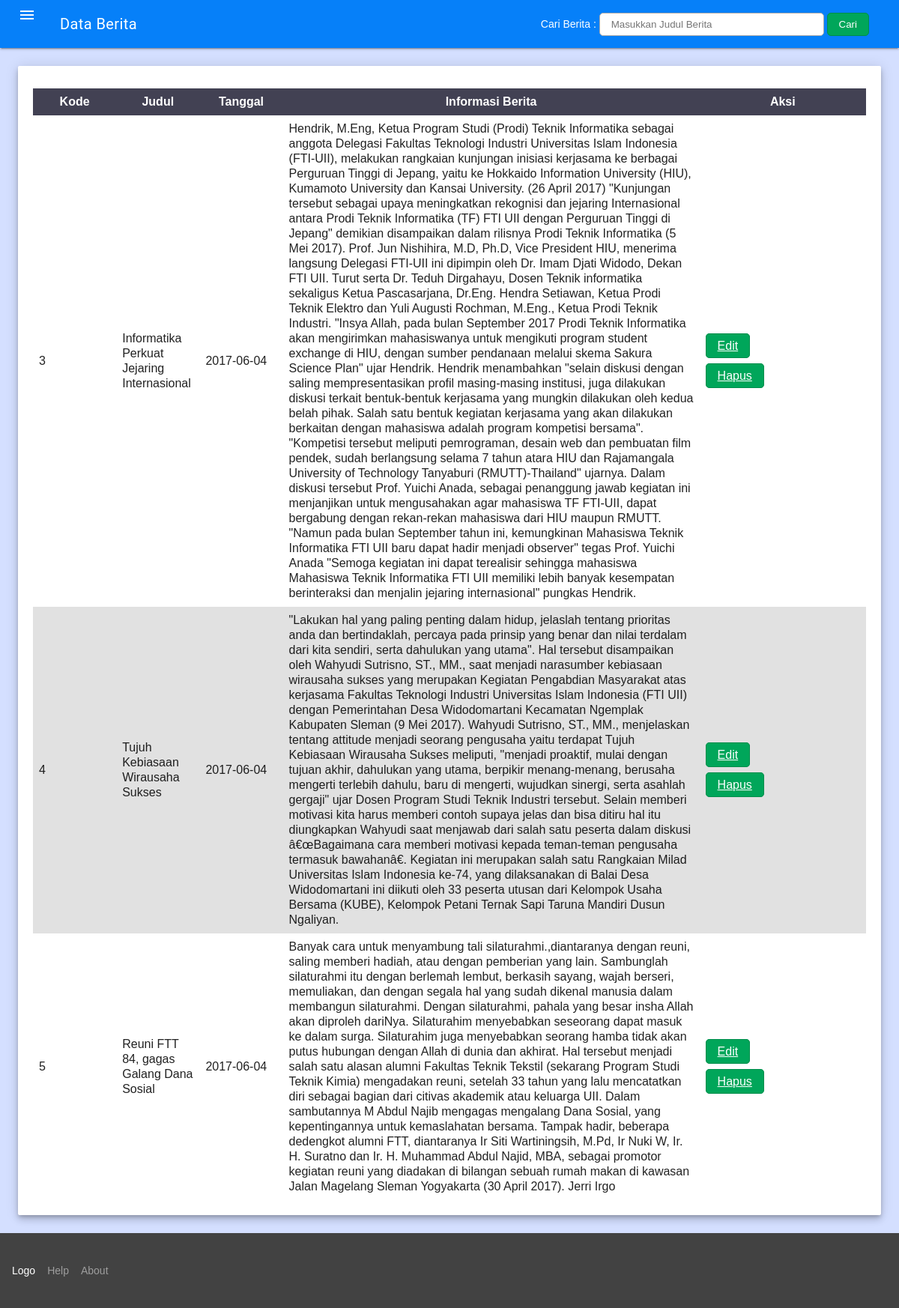
/tampil_berita.php (signed in), run on the app's committed database.
### tables this page shows
CREATE TABLE `berita` (
  `id` int(255) NOT NULL,
  `img` varchar(255) NOT NULL,
  `judul` varchar(255) NOT NULL,
  `tanggal` date NOT NULL,
  `informasi` longtext NOT NULL,
  `id_admin` int(15) NOT NULL
);

### tampil_berita.php (the view, shortened to what this page needs)
<?php
  $query=mysql_query("SELECT * FROM berita");
?>
<!DOCTYPE html PUBLIC "-//W3C//DTD XHTML 1.0 Transitional//EN" "http://www.w3.org/TR/xhtml1/DTD/xhtml1-transitional.dtd">
<html xmlns="http://www.w3.org/1999/xhtml">
<head>
<link rel="stylesheet" href="https://code.getmdl.io/1.2.1/material.indigo-pink.min.css">
<link rel="stylesheet" type="text/css" href="material.min.css"/>
<link rel="stylesheet" type="text/css" href="css/style.css">
  <link rel="stylesheet" type="text/css" href="css/slide.css">
</head>
<body bgcolor="#D4DFFF">
	<div class="mdl-layout mdl-js-layout mdl-layout--fixed-header">
    	<header class="mdl-layout__header" style="background-color:#0680F9">
        	<div class="mdl-layout__header-row">
            	<span class="mdl-layout-title">Data Berita</span>
                <form action="cari_berita.php" method="post">
                    <label>Cari Berita : </label>
                    <input style="width: 300px" type="text" name="judul" placeholder="Masukkan Judul Berita">
                    <input id="btn-submit" type="submit" name="submit" value="Cari">
                </form>
            </div>
        </header>
        	<main class="mdl-layout__content" style="height:wrap;">
            	<div class="page-content" style="min-height: 75vh">
                	<div class="mdl-grid">
                    	<div class="mdl-cell mdl-cell--12-col"><div class="demo-updates mdl-card mdl-shadow--6dp mdl-cell mdl-cell--4-col mdl-cell--4-col-tablet mdl-cell--12-col-desktop">
                        <div class="middle" style="margin:20px; padding-top:10px">
                            <table id="table">
                            <thead>
                              <tr>
                                <th width="10%">Kode</th>
                                <th width="10%">Judul</th>
                                <th width="10%">Tanggal</th>
                                <th width="50%">Informasi Berita</th>
                                <th width="20%">Aksi</th>
                              </tr>
                            </thead>
                            <tbody>
                              <?php
                                while($result = mysql_fetch_array($query))
                                { ?>
                                  <tr>
                                    <td><?= $result['id']?></td>
                                    <td><?= $result['judul']?></td>
                                    <td><?= $result['tanggal']?></td>
                                    <td><?= $result['informasi']?></td>
                                    <td>
                                    <a id="btn-submit" href="form_edit_berita.php?id=<?php echo $result['id']; ?>">Edit</a><br><br>
                                    <a id="btn-submit" href="hapus_berita.php?id=<?php echo $result['id']; ?> " onclick="return klikHapus();">Hapus</a>
                                    </td>
                                  </tr>
                                  <?php
                                }
                              ?>
                            </tbody>
                          </table>
                        </div>
                            </div>
                        </div>
                    </div>
                </div>
                <div style="height: wrap">
          <footer class="mdl-mini-footer">
            <div class="mdl-mini-footer--center-section">
              <div align="center" class="mdl-logo">Logo</div>
                <ul class="mdl-mini-footer--link-list">
                  <li><a href="#">Help</a></li>
                    <li><a href="#">About</a></li>
                </ul>
            </div>
          </footer>
          </div>
            </main>
    </div>
</body>
</html>

### css/style.css (style rules this page uses)
* { box-sizing: border-box; }
html, body { margin: 0; font-family: Arial; }
#btn-submit { padding: 7px 15px; background: #00a65a; border-radius: 5px; border: 1px solid #008d4c; color: #fff; }
table { border-collapse: collapse; }
td { text-align: left; padding: 8px; }
tr:nth-child(even) { background-color: rgb(225,225,225); }
th { text-align: center; padding: 8px; background-color: #424153; color: white; }
#table { border-collapse: collapse; width: 100%; }
form label { width: 150px; padding-top: 7px; }
form input { display: inline-block; overflow: hidden; padding: 7px 15px; border-radius: 5px; border: 1px solid #aaa; }
footer { text-align: center; background: #4256f4; color: white; }

### css/slide.css (style rules this page uses)
* { box-sizing:border-box }

### data on the page
berita: id "3", judul "Informatika Perkuat Jejaring Internasional", tanggal "2017-06-04", informasi "Hendrik, M.Eng, Ketua Program Studi (Prodi) Teknik Informatika sebagai anggota Delegasi Fakultas Teknologi Industri Universitas Islam Indonesia (FTI-UII), melakukan rangkaian kunjungan inisiasi kerjasama ke berbagai Perguruan Tinggi di Jepang, yaitu ke Hokkaido Information University (HIU), Kumamoto University dan Kansai University. (26 April 2017) \"Kunjungan tersebut sebagai upaya meningkatkan rekognisi dan jejaring Internasional antara Prodi Teknik Informatika (TF) FTI UII dengan Perguruan Tinggi di Jepang\" demikian disampaikan dalam rilisnya Prodi Teknik Informatika (5 Mei 2017). Prof. Jun Nishihira, M.D, Ph.D, Vice President HIU, menerima langsung Delegasi FTI-UII ini dipimpin oleh Dr.…"
berita: id "4", judul "Tujuh Kebiasaan Wirausaha Sukses", tanggal "2017-06-04", informasi "\"Lakukan hal yang paling penting dalam hidup, jelaslah tentang prioritas anda dan bertindaklah, percaya pada prinsip yang benar dan nilai terdalam dari kita sendiri, serta dahulukan yang utama\". Hal tersebut disampaikan oleh Wahyudi Sutrisno, ST., MM., saat menjadi narasumber kebiasaan wirausaha sukses yang merupakan Kegiatan Pengabdian Masyarakat atas kerjasama Fakultas Teknologi Industri Universitas Islam Indonesia (FTI UII) dengan Pemerintahan Desa Widodomartani Kecamatan Ngemplak Kabupaten Sleman (9 Mei 2017). Wahyudi Sutrisno, ST., MM., menjelaskan tentang attitude menjadi seorang pengusaha yaitu terdapat Tujuh Kebiasaan Wirausaha Sukses meliputi, \"menjadi proaktif, mulai dengan tujuan…"
berita: id "5", judul "Reuni FTT 84, gagas Galang Dana Sosial", tanggal "2017-06-04", informasi "Banyak cara untuk menyambung tali silaturahmi.,diantaranya dengan reuni, saling memberi hadiah, atau dengan pemberian yang lain. Sambunglah silaturahmi itu dengan berlemah lembut, berkasih sayang, wajah berseri, memuliakan, dan dengan segala hal yang sudah dikenal manusia dalam membangun silaturahmi. Dengan silaturahmi, pahala yang besar insha Allah akan diproleh dariNya. Silaturahim menyebabkan seseorang dapat masuk ke dalam surga. Silaturahim juga menyebabkan seorang hamba tidak akan putus hubungan dengan Allah di dunia dan akhirat. Hal tersebut menjadi salah satu alasan alumni Fakultas Teknik Tekstil (sekarang Program Studi Teknik Kimia) mengadakan reuni, setelah 33 tahun yang lalu…"
